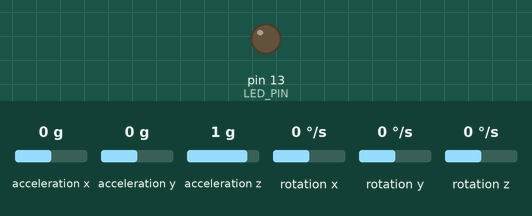
Bench run of a sketch on a simulated Arduino Uno, built with avr-gcc and run on an emulated ATmega328P. Parts: output pins drawn as LEDs (lit = HIGH). The test bench sets the inputs (shaded band); at power-on: acceleration x 0 g, acceleration y 0 g, acceleration z 1 g, rotation x 0 °/s, rotation y 0 °/s, rotation z 0 °/s. What the sketch prints to the serial monitor is not drawn.

Above: at 0.1 s.
At 1.7 s:
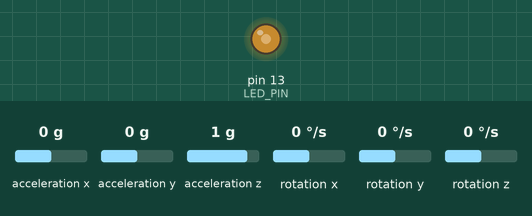
1.8 s: acceleration x set to -1.4 g
4.8 s: acceleration x set to 0 g
7.8 s: acceleration y set to -1.4 g
10.8 s: acceleration z set to -0.5 g
13.8 s: acceleration z set to -0.8 g
15.3 s: acceleration x set to -0.8 g
Timing chart, 0 to 19.3 s (numbered marks = the images above; inputs shaded):
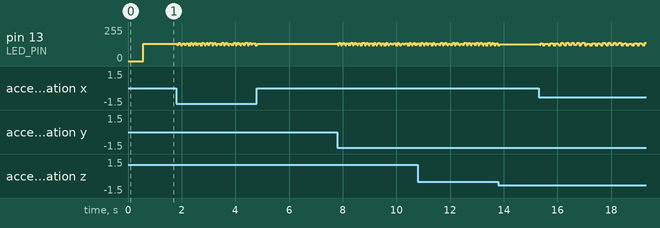

The sketch:

MPU6050_raw.ino
```cpp
// I2C device class (I2Cdev) demonstration Arduino sketch for MPU6050 class
// 10/7/2011 by Jeff Rowberg <jeff@rowberg.net>
// Updates should (hopefully) always be available at https://github.com/jrowberg/i2cdevlib
//
// Changelog:
//      2013-05-08 - added multiple output formats
//                 - added seamless Fastwire support
//      2011-10-07 - initial release

/* ============================================
I2Cdev device library code is placed under the MIT license
Copyright (c) 2011 Jeff Rowberg

Permission is hereby granted, free of charge, to any person obtaining a copy
of this software and associated documentation files (the "Software"), to deal
in the Software without restriction, including without limitation the rights
to use, copy, modify, merge, publish, distribute, sublicense, and/or sell
copies of the Software, and to permit persons to whom the Software is
furnished to do so, subject to the following conditions:

The above copyright notice and this permission notice shall be included in
all copies or substantial portions of the Software.

THE SOFTWARE IS PROVIDED "AS IS", WITHOUT WARRANTY OF ANY KIND, EXPRESS OR
IMPLIED, INCLUDING BUT NOT LIMITED TO THE WARRANTIES OF MERCHANTABILITY,
FITNESS FOR A PARTICULAR PURPOSE AND NONINFRINGEMENT. IN NO EVENT SHALL THE
AUTHORS OR COPYRIGHT HOLDERS BE LIABLE FOR ANY CLAIM, DAMAGES OR OTHER
LIABILITY, WHETHER IN AN ACTION OF CONTRACT, TORT OR OTHERWISE, ARISING FROM,
OUT OF OR IN CONNECTION WITH THE SOFTWARE OR THE USE OR OTHER DEALINGS IN
THE SOFTWARE.
===============================================
*/

#include "MPU6050.h"
#include "Wire.h"

#define LED_PIN 13
MPU6050 mpu;
int16_t ax, ay, az;
bool blinkState = false;

void setup() {
  Wire.begin();
  Serial.begin(38400);
  delay(500);

  // initialize device
  Serial.println("Initializing I2C devices...");
  mpu.initialize();
  delay(10);

  // verify connection
  Serial.println("Testing device connections...");
  Serial.println(mpu.testConnection() ? "MPU6050 connection successful" : "MPU6050 connection failed");
  delay(10);

  pinMode(LED_PIN, OUTPUT);
}

void loop() {
  // read raw accel measurements from device
  mpu.getAcceleration(&ax, &ay, &az);

  // display tab-separated accel/gyro x/y/z values
  Serial.print("a:\t");
  Serial.print(ax); Serial.print("\t");
  Serial.print(ay); Serial.print("\t");
  Serial.print(az); Serial.print("\n");

    // blink LED to indicate activity
    blinkState = !blinkState;
    digitalWrite(LED_PIN, blinkState);
}
```
